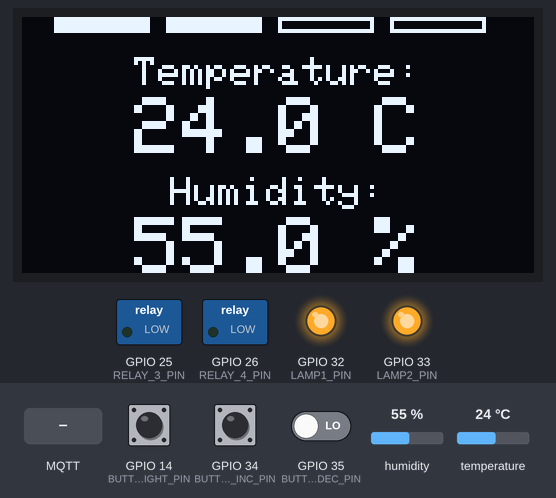
Recording of a program running on a simulated ESP32. On the bench: 128×64 one-colour display, switched loads named in the program (green lamp = pin HIGH), output pins drawn as LEDs (lit = HIGH). The test bench sets the inputs (shaded band); at power-on: GPIO 14 (BUTTON_LIGHT_PIN) LOW, GPIO 34 (BUTTON_INC_PIN) LOW, humidity 55 %, GPIO 35 (BUTTON_DEC_PIN) LOW, temperature 24 °C. WiFi joins after 1.5 s; servers stay silent unless stated; EEPROM starts erased; no MQTT or app messages arrive unless stated; not simulated (calls return 0 or success): secrets.h; names the files do not define were given values by the test bench: MQTT_PORT = 1883.

Above: at 3.8 s.
3.9 s: GPIO 14 (BUTTON_LIGHT_PIN) pulled HIGH for 0.15 s
At 5.0 s:
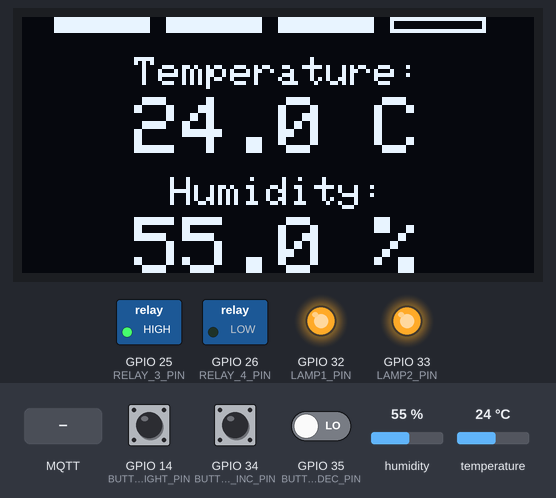
5.5 s: MQTT message "0" arrives on the first subscribed topic
At 6.2 s:
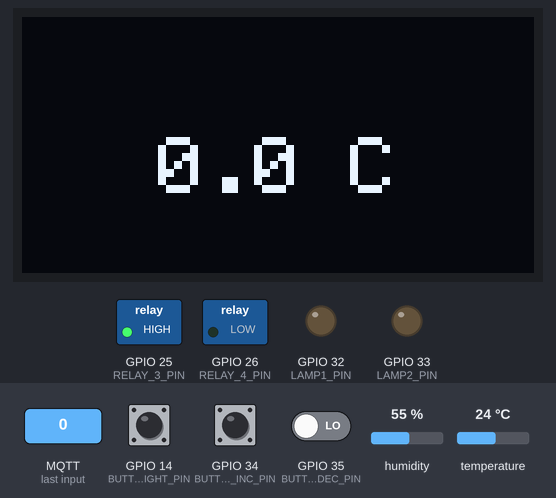
9.0 s: GPIO 14 (BUTTON_LIGHT_PIN) pulled HIGH for 1 s
At 10.1 s:
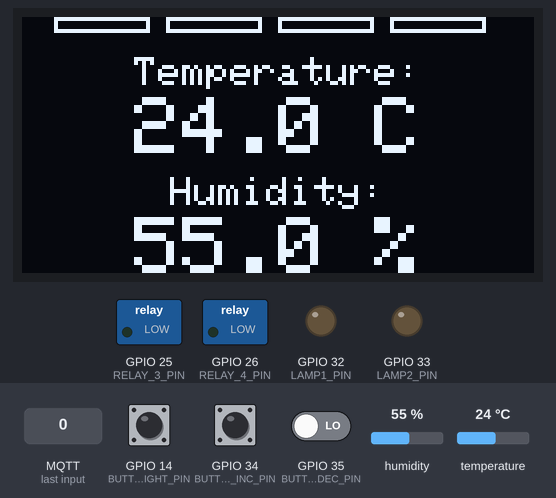
11.5 s: GPIO 34 (BUTTON_INC_PIN) pulled HIGH for 1 s
At 12.7 s:
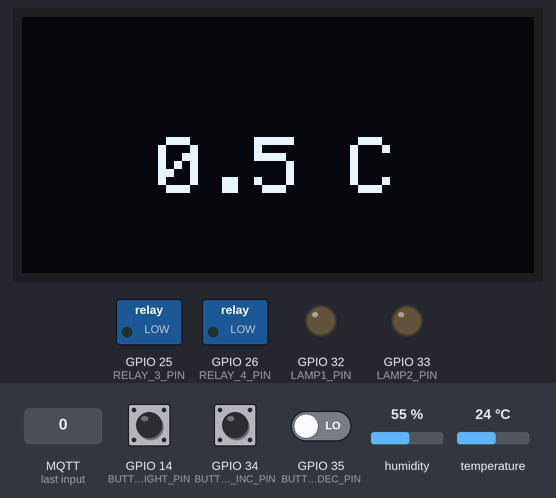
14.0 s: MQTT message "90" arrives on the first subscribed topic
At 15.1 s:
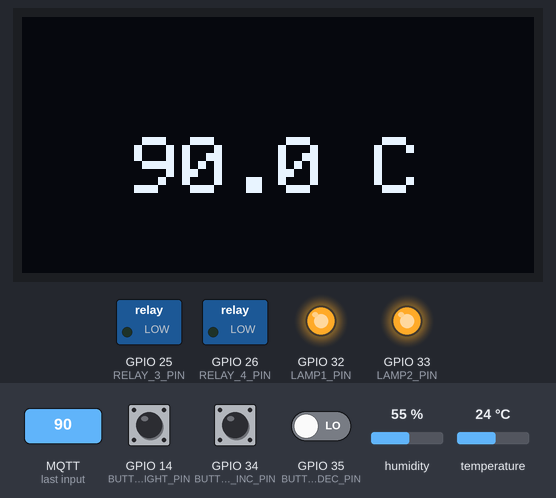
17.5 s: humidity set to 22 %
At 19.5 s:
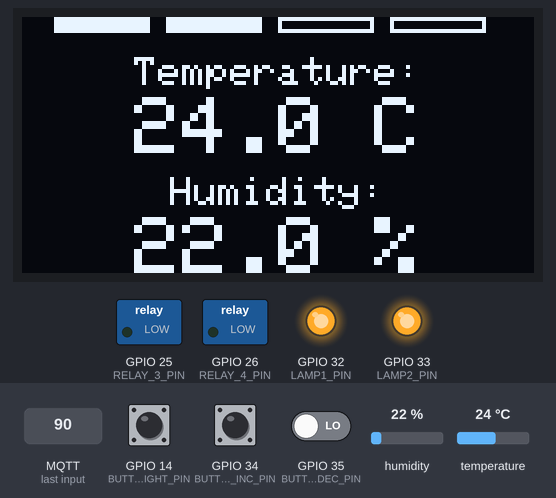
Timing chart, 0 to 21.0 s (numbered marks = the images above; inputs shaded):
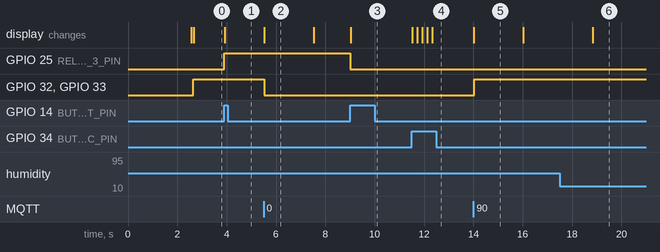

The program:

main.cpp
```cpp
#include <Arduino.h>
#include <Wire.h>
#include <esp_ota_ops.h> // For rollback functionality

#include "DisplayManager.h"
#include "InputManager.h"
#include "Lamp.h"
#include "NetworkManager.h"
#include "BrooderLog.h"
#include "OtaManager.h"
#include "MqttManager.h"
#include "PushButton.h"
#include "State.h"
#include "StateControlledLamp.h"
#include "PresistanceManager.h"
#include "Sensor.h"
#include "Thermostat.h"
#include "WiFi.h"
#include "secrets.h"
#include "version.h"


// Define the pins and thresholds
#define DHTPIN 27
#define DHTTYPE DHT11
#define LAMP1_PIN 32
#define LAMP2_PIN 33
#define RELAY_3_PIN 25
#define RELAY_4_PIN 26

// Button pins
#define BUTTON_INC_PIN 34
#define BUTTON_DEC_PIN 35

#define BUTTON_LIGHT_PIN 14

// OLED display dimensions
#define SCREEN_WIDTH 128
#define SCREEN_HEIGHT 64
#define OLED_RESET -1
#define SCREEN_ADDRESS 0x3C

extern "C" bool verifyRollbackLater() {
    // Return true to delay rollback verification until esp_ota_mark_app_valid_cancel_rollback() is called
    return true;
}

// Create shared state for the target temperature
State<float> targetTemperature(26.0);

// Create shared state for temperature and humidity
State<float> temperature(25.0f);
State<float> humidity(60.0f);

// Create a State<bool> for the lamp
State<bool> lightState(false);

State<bool> heatingLamp1State(false);
State<bool> heatingLamp2State(false);
State<bool> relay4State(false);

// Create an array of relay states
State<bool> *relayStates[] = {&heatingLamp1State, &heatingLamp2State, &lightState, &relay4State};


// Create Sensor and Lamp objects
Sensor sensor(DHTPIN, DHTTYPE, &temperature, &humidity);
StateControlledLamp heatingLamp1(LAMP1_PIN, &heatingLamp1State);
StateControlledLamp heatingLamp2(LAMP2_PIN, &heatingLamp2State);
StateControlledLamp light(RELAY_3_PIN, &lightState);
PushButton lightButton(BUTTON_LIGHT_PIN, &lightState);


// Create the thermostat, display manager, and input manager objects
Thermostat thermostat(&temperature, heatingLamp1, heatingLamp2, &targetTemperature);
DisplayManager displayManager(SCREEN_WIDTH, SCREEN_HEIGHT, &Wire, OLED_RESET, SCREEN_ADDRESS, &temperature, &humidity, &targetTemperature, relayStates, 4);
InputManager inputManager(BUTTON_INC_PIN, BUTTON_DEC_PIN, &targetTemperature);

NetworkManager networkManager(WIFI_SSID, WIFI_PASSWORD);
OtaManager otaManager;
MqttManager mqttManager(MQTT_SERVER, MQTT_PORT, MQTT_USER, MQTT_PASSWORD, &lightState, &targetTemperature, &temperature, &humidity);

PresistanceManager persistenceManager("ChickenBrooder");

bool running_in_ap_mode = false;

bool healthCheck() {

  return true;
}

void rollbackToPreviousImage() {
  BROODER_LOG_E("Rolling back to the previous firmware image...");

  const esp_partition_t* runningPartition = esp_ota_get_running_partition();

  if (esp_ota_mark_app_invalid_rollback_and_reboot() == ESP_OK) {
    BROODER_LOG_E("Rollback successful. Rebooting...");
    delay(1000);
    ESP.restart();
  } else {
    BROODER_LOG_E("Rollback failed. Staying on the current firmware.");
  }
}

void setup() {
  Serial.begin(115200);

  // Initialize the network manager
  networkManager.begin(WIFI_STA);

  int n_retries = 1;
  while (!networkManager.isStarted() && n_retries < 3){
    delay(5000);
    networkManager.begin();
    n_retries++;
  }

  if (!networkManager.isStarted()){
    running_in_ap_mode = true;
    if (!networkManager.begin(WIFI_AP)){
      BROODER_LOG_E("Failed to start network!");
      rollbackToPreviousImage();
    }
  }

  delay(1000);

  BrooderLog::begin(6666);
  //BrooderLog::setUdpTarget(IPAddress(192, 168, 1, 60));
  BrooderLog::setUdpBroadcast();

  BROODER_LOG_I("========================================");

  if (!running_in_ap_mode) {
    BROODER_LOG_I("Starting Chicken Brooder by Maia...");
  } else {
    BROODER_LOG_I("Starting Chicken Brooder by Maia in AP Mode...");
  }

  BROODER_LOG_I("Build Version: %d", BUILD_VERSION);
  BROODER_LOG_I("Build Date: %s", BUILD_DATE);
  BROODER_LOG_I("Build Time: %s", BUILD_TIME);
  BROODER_LOG_I("========================================");

  BROODER_LOG_D("IP address: %s", WiFi.localIP().toString().c_str());

  otaManager.begin();

  persistenceManager.begin();

  if (!running_in_ap_mode) {
    mqttManager.begin();
    BROODER_LOG_D("MQTT Manager Initialized");
  }

  // Initialize the sensor
  sensor.begin();
  BROODER_LOG_D("Sensor Initialized");

  // Initialize the lamps
  heatingLamp1.begin();
  heatingLamp2.begin();
  BROODER_LOG_D("Heating lamps Initialized");

  lightButton.begin();
  light.begin();
  BROODER_LOG_D("Light Initialized");

  // Initialize the thermostat
  thermostat.begin();
  BROODER_LOG_D("Thermostat Initialized");

  // Initialize the OLED display
  if (!displayManager.begin()) {
    BROODER_LOG_E("Display initialisation failed");
  }

  // Initialize input manager
  inputManager.begin();

  pinMode(RELAY_3_PIN, OUTPUT); // Set lamp pin as output
  digitalWrite(RELAY_3_PIN, LOW); // Ensure lamp is off at startup
  pinMode(RELAY_4_PIN, OUTPUT); // Set relay pin as output
  digitalWrite(RELAY_4_PIN, LOW); // Ensure relay is off at startup

  persistenceManager.manageState(&targetTemperature, "target");
  persistenceManager.manageState(&lightState, "light_state");

  targetTemperature.addListener([](float newValue) {
    BROODER_LOG_D("Target temperature updated: %.2f", newValue);
  });

  // Perform health check and validate flash image
  if (!healthCheck()) {
    BROODER_LOG_E("Health check failed. Rolling back to the previous image...");
    rollbackToPreviousImage();
  } else {
    esp_ota_mark_app_valid_cancel_rollback();
    BROODER_LOG_D("Health check passed. Flash image is valid.");
  }

}

void loop() {

  if (networkManager.isStarted()) {
    networkManager.run();
  } else {
    networkManager.begin();
  }

  if (otaManager.isStarted()){
    otaManager.run();
  } else {
    otaManager.begin();
  }

  BrooderLog::loop();

  if (!running_in_ap_mode){
    if (mqttManager.isStarted()) {
      mqttManager.loop();
    } else {
      mqttManager.begin();
    }
  }

  // Update the sensor readings
  sensor.update();


  // Update the thermostat (handles temperature reading and lamp control)
  thermostat.update();

  // Update the input manager (handles button presses)
  inputManager.update();

  lightButton.update();

  // Update the display manager
  displayManager.updateDisplay();

}
```

version.h
```cpp
#ifndef VERSION_H
#define VERSION_H

#define BUILD_VERSION 374
#define BUILD_DATE __DATE__
#define BUILD_TIME __TIME__

#endif // VERSION_H
```

BrooderLog.cpp
```cpp
#include "BrooderLog.h"
#include <esp_log.h>

// Static member initialization
WiFiUDP BrooderLog::udp;
IPAddress BrooderLog::targetIP;
uint16_t BrooderLog::udpPort = 6666;
bool BrooderLog::udpEnabled = false;
char BrooderLog::buffer[BUFFER_SIZE];
size_t BrooderLog::bufferPos = 0;
unsigned long BrooderLog::lastFlush = 0;

void BrooderLog::begin(uint16_t port) {
  udpPort = port;

  esp_log_level_set("*", BROODER_LOG_LEVEL);

  // Redirect ESP32 logging to our custom function
  esp_log_set_vprintf(vprintf_redirect);

  BROODER_LOG_D("Initialized (Serial + UDP when WiFi connects)");
}

void BrooderLog::setUdpBroadcast() {
  if (WiFi.status() != WL_CONNECTED) {
    BROODER_LOG_D("WiFi not connected - UDP will start when connected");
    return;
  }

  // Set broadcast address
  targetIP = WiFi.localIP();
  targetIP[3] = 255;

  // Start UDP
  udp.begin(udpPort);
  udpEnabled = true;

  BROODER_LOG_I("UDP broadcast enabled -> %s:%d\n",
                targetIP.toString().c_str(), udpPort);
}

void BrooderLog::setUdpTarget(IPAddress ip) {
  if (WiFi.status() != WL_CONNECTED) {
    BROODER_LOG_I("WiFi not connected - UDP will start when connected");
    targetIP = ip;
    return;
  }

  targetIP = ip;

  // Start UDP
  udp.begin(udpPort);
  udpEnabled = true;

  BROODER_LOG_D("UDP target set -> %s:%d\n",
                targetIP.toString().c_str(), udpPort);
}

void BrooderLog::enableUdp(bool enable) {
  if (enable && !udpEnabled && WiFi.status() == WL_CONNECTED) {
    udp.begin(udpPort);
    udpEnabled = true;
    BROODER_LOG_D("UDP enabled");
  } else if (!enable && udpEnabled) {
    flushBuffer();
    udp.stop();
    udpEnabled = false;
    BROODER_LOG_D("UDP disabled");
  }
}

void BrooderLog::loop() {
  static unsigned long lastDebug = 0;
  static int loopCount = 0;

  loopCount++;

  // Auto-enable UDP when WiFi connects
  if (!udpEnabled && WiFi.status() == WL_CONNECTED && targetIP[0] != 0) {
    udp.begin(udpPort);
    udpEnabled = true;
    BROODER_LOG_D("UDP auto-enabled (WiFi connected)");
  }

  // Auto-disable UDP when WiFi disconnects
  if (udpEnabled && WiFi.status() != WL_CONNECTED) {
    udpEnabled = false;
    bufferPos = 0;
    BROODER_LOG_D("UDP auto-disabled (WiFi disconnected)");
  }

  // Periodic flush
  if (udpEnabled && bufferPos > 0 && (millis() - lastFlush) >= FLUSH_INTERVAL) {
    flushBuffer();
  }
}

int BrooderLog::vprintf_redirect(const char *format, va_list args) {
  static char lineBuffer[256];
  static unsigned long msgCount = 0;

  msgCount++;

  // Format the message
  int len = vsnprintf(lineBuffer, sizeof(lineBuffer), format, args);

  // Always send to Serial
  Serial.write((uint8_t*)lineBuffer, len);


  // Send to UDP if enabled
  if (udpEnabled && WiFi.status() == WL_CONNECTED) {
    addToBuffer(lineBuffer, len);
  }

  return len;
}

void BrooderLog::addToBuffer(const char* data, size_t len) {

  // If message is too large for buffer, flush and send immediately
  if (len >= BUFFER_SIZE) {
    flushBuffer();
    udp.beginPacket(targetIP, udpPort);
    udp.write((const uint8_t*)data, len);
    return;
  }

  // If adding would overflow, flush first
  if (bufferPos + len >= BUFFER_SIZE) {
    flushBuffer();
  }

  // Add to buffer
  memcpy(buffer + bufferPos, data, len);
  bufferPos += len;


  // Auto-flush if buffer is getting full (75%)
  if (bufferPos >= (BUFFER_SIZE * 3 / 4)) {
    flushBuffer();
  }
}

void BrooderLog::flushBuffer() {
  if (!udpEnabled || bufferPos == 0) {
    return;
  }

  if (WiFi.status() == WL_CONNECTED) {
    int result = udp.beginPacket(targetIP, udpPort);
    if (!result) {
      BROODER_LOG_E("beginPacket failed!");
    } else {
      size_t written = udp.write((const uint8_t*)buffer, bufferPos);

      result = udp.endPacket();
      if (!result) {
        BROODER_LOG_E("endPacket failed!");
      }
    }
  }

  bufferPos = 0;
  lastFlush = millis();
}
```

BrooderLog.h
```cpp
#ifndef BROODER_LOG_H
#define BROODER_LOG_H

#include <Arduino.h>
#include <WiFi.h>
#include <WiFiUdp.h>

#define BROODER_LOG_LEVEL_NONE    ESP_LOG_NONE
#define BROODER_LOG_LEVEL_ERROR   ESP_LOG_ERROR
#define BROODER_LOG_LEVEL_WARN    ESP_LOG_WARN
#define BROODER_LOG_LEVEL_INFO    ESP_LOG_INFO
#define BROODER_LOG_LEVEL_DEBUG   ESP_LOG_DEBUG
#define BROODER_LOG_LEVEL_VERBOSE ESP_LOG_VERBOSE


#ifndef BROODER_LOG_LEVEL
#define BROODER_LOG_LEVEL BROODER_LOG_LEVEL_INFO
#endif

#define BROODER_LOG_E log_e
#define BROODER_LOG_W log_w
#define BROODER_LOG_I log_i
#define BROODER_LOG_D log_d
#define BROODER_LOG_V log_v

class BrooderLog {
public:
  static void begin(uint16_t udpPort = 6666);
  static void enableUdp(bool enable);
  static void setUdpBroadcast();
  static void setUdpTarget(IPAddress ip);
  static void loop();

  // Internal vprintf function (called by ESP32 logging system)
  static int vprintf_redirect(const char *format, va_list args);

private:
  static WiFiUDP udp;
  static IPAddress targetIP;
  static uint16_t udpPort;
  static bool udpEnabled;

  // Buffering for reliability
  static const size_t BUFFER_SIZE = 1024;
  static char buffer[BUFFER_SIZE];
  static size_t bufferPos;
  static unsigned long lastFlush;
  static const unsigned long FLUSH_INTERVAL = 100; // ms

  static void flushBuffer();
  static void addToBuffer(const char* data, size_t len);
};

#endif // BROODER_LOG_H
```

DisplayManager.cpp
```cpp
#include "DisplayManager.h"
#include "BrooderLog.h"
#include <Adafruit_GFX.h>
#include <Adafruit_SSD1306.h>

DisplayManager::DisplayManager(uint8_t screenWidth, uint8_t screenHeight, TwoWire *wire, int8_t resetPin, uint8_t i2cAddress,
                               State<float> *temperature, State<float> *humidity, State<float> *targetTemperature, State<bool> *relayStates[], uint8_t relayCount)
    : display(screenWidth, screenHeight, wire, resetPin), screenWidth(screenWidth), screenHeight(screenHeight),
      temperature(temperature), humidity(humidity), targetTemperature(targetTemperature), relayStates(relayStates), relayCount(relayCount) {

  // Register listeners for temperature, humidity, and target temperature
  temperature->addListener([this](float newValue) {
    updateRequired = true;
  });

  humidity->addListener([this](float newValue) {
    updateRequired = true;
  });

  targetTemperature->addListener([this](float newValue) {
    showTargetTemperature(newValue);
  });

  // Register listeners for relay states
  for (uint8_t i = 0; i < relayCount; i++) {
    relayStates[i]->addListener([this](bool newValue) {
      updateRequired = true;
    });
  }
}

bool DisplayManager::begin() {

  BROODER_LOG_D("Initializing OLED display...");

  if (!display.begin(SSD1306_SWITCHCAPVCC, 0x3C)) {
    BROODER_LOG_E("OLED display initialization failed!");
    return false; // Initialization failed
  }

  display.clearDisplay();
  display.display();

  BROODER_LOG_D("OLED display initialized successfully.");
  return true;
}

void DisplayManager::updateDisplay() {
  // Check if a temporary message is being displayed
  if (showingTemporaryMessage) {
    unsigned long currentTime = millis();
    if (currentTime - temporaryMessageStartTime < temporaryMessageDuration) {
      return;
    } else {
      // Temporary message duration has elapsed, return to normal display
      showingTemporaryMessage = false;
      updateRequired = true; // Set update required to refresh the display
    }
  }

  // Only update the display if an update is required
  if (updateRequired) {
    display.clearDisplay();
    display.setTextColor(SSD1306_WHITE);

    // Display "Temperature" label
    centerText("Temperature:", 1, 10);

    // Display temperature value in large font
    String tempStr = String(temperature->getValue(), 1) + " C";
    centerText(tempStr.c_str(), 2, 20);

    // Display "Humidity" label
    centerText("Humidity:", 1, 40);

    // Display humidity value in large font
    String humStr = String(humidity->getValue(), 1) + " %";
    centerText(humStr.c_str(), 2, 50);

    drawStatusBar();

    display.display();

    // Reset the flag
    updateRequired = false;
  }
}

void DisplayManager::showTargetTemperature(float targetTemperature, unsigned long duration) {
  BROODER_LOG_D("Displaying target temperature: %.2f", targetTemperature);

  temporaryMessageDuration = duration;
  temporaryMessageStartTime = millis();
  showingTemporaryMessage = true;

  display.clearDisplay();

  // Format the target temperature as a string
  String tempStr = String(targetTemperature, 1) + " C";
  centerText(tempStr.c_str(), 2, 30);

  display.display();
}

void DisplayManager::centerText(const char *text, uint8_t textSize, int16_t y) {
  int16_t x1, y1;
  uint16_t w, h;

  display.setTextSize(textSize);
  display.getTextBounds(text, 0, 0, &x1, &y1, &w, &h);
  int16_t x = (screenWidth - w) / 2; // Center horizontally
  display.setCursor(x, y);
  display.println(text);
}

void DisplayManager::drawStatusBar() {
  int padding = 8; // Padding around the status bar
  int spacing = 4;  // Spacing between icons
  int iconWidth = ((screenWidth - padding * 2) / relayCount) - spacing; // Size of each icon
  int iconHeight = 4;

  int x = padding;      // Initial x position
  int y = 0;            // Y position for the status bar

  for (uint8_t i = 0; i < relayCount; i++) {
    if (relayStates[i]->getValue()) {
      display.fillRect(x, y, iconWidth, iconHeight, SSD1306_WHITE); // Filled rectangle for ON
    } else {
      display.drawRect(x, y, iconWidth, iconHeight, SSD1306_WHITE); // Outline rectangle for OFF
    }
    x += iconWidth + spacing;
  }
}
```

DisplayManager.h
```cpp
#ifndef DISPLAY_MANAGER_H
#define DISPLAY_MANAGER_H

#include <Adafruit_SSD1306.h>
#include <Arduino.h>
#include "State.h"

class DisplayManager {
public:
  DisplayManager(uint8_t screenWidth, uint8_t screenHeight, TwoWire *wire, int8_t resetPin, uint8_t i2cAddress,
                 State<float> *temperature, State<float> *humidity, State<float> *targetTemperature, State<bool> *relayStates[], uint8_t relayCount);
  bool begin();
  void updateDisplay();
  void showTargetTemperature(float targetTemperature, unsigned long duration = 2000);
  void setUpdateRequired() { updateRequired = true; }

private:
  Adafruit_SSD1306 display;
  uint8_t screenWidth;
  uint8_t screenHeight;
  State<float> *temperature;
  State<float> *humidity;
  State<float> *targetTemperature;
  State<bool> **relayStates; // Array of relay states
  uint8_t relayCount;        // Number of relays

  // Flag to track if an update is required
  bool updateRequired = false;

  // Temporary message state
  bool showingTemporaryMessage = false;
  unsigned long temporaryMessageStartTime = 0;
  unsigned long temporaryMessageDuration = 0;

  void centerText(const char *text, uint8_t textSize, int16_t y);
  void drawStatusBar();
};

#endif
```

InputManager.cpp
```cpp
#include "InputManager.h"
#include "BrooderLog.h" // Include the debug macro

InputManager::InputManager(uint8_t increasePin, uint8_t decreasePin, State<float>* targetTemperature, unsigned long debounceDelay)
    : increasePin(increasePin), decreasePin(decreasePin), targetTemperature(targetTemperature), debounceDelay(debounceDelay), lastPressTime(0) {}

void InputManager::begin() {
  pinMode(increasePin, INPUT);
  pinMode(decreasePin, INPUT);
  BROODER_LOG_D("InputManager initialized");
}

void InputManager::update() {
  unsigned long currentTime = millis();

  if (isButtonPressed(increasePin) && (currentTime - lastPressTime > debounceDelay)) {
    targetTemperature->increase(0.1);
    lastPressTime = currentTime;
    BROODER_LOG_D("Value increased: %.2f", targetTemperature->getValue());
  }

  if (isButtonPressed(decreasePin) && (currentTime - lastPressTime > debounceDelay)) {
    targetTemperature->decrease(0.1);
    lastPressTime = currentTime;
    BROODER_LOG_D("Value decreased: %.2f", targetTemperature->getValue());
  }
}

bool InputManager::isButtonPressed(uint8_t pin) {

  return digitalRead(pin) == HIGH; // Button press is HIGH

}
```

Source omitted: InputManager.h (498 bytes), Lamp.cpp (589 bytes), Lamp.h (361 bytes), MqttManager.cpp (4341 bytes), MqttManager.h (1533 bytes), NetworkManager.cpp (2286 bytes), NetworkManager.h (779 bytes), OtaManager.cpp (1253 bytes), OtaManager.h (197 bytes), PersistenceManager.cpp (2964 bytes), PresistanceManager.h (461 bytes), PushButton.cpp (543 bytes) and 8 more

Measured:
- after the input at 3.9 s, GPIO 25 (RELAY_3_PIN): LOW → HIGH at once; the display: changes at once (image 1)
- after the input at 5.5 s, GPIO 32 (LAMP1_PIN), GPIO 33 (LAMP2_PIN): HIGH → LOW at once; the display: changes at once (image 2)
- after the input at 9.0 s, GPIO 25 (RELAY_3_PIN): HIGH → LOW at once; the display: changes at once (image 3)
- after the input at 11.5 s, the display: first changes at once (image 4 shows a later state)
- after the input at 14.0 s, GPIO 32 (LAMP1_PIN), GPIO 33 (LAMP2_PIN): LOW → HIGH at once; the display: changes at once (image 5)
- after the input at 17.5 s, the display: changes after 1.4 s (image 6)
- what the display in image 2 shows lasts 2.0 s, from 5.5 s to 7.5 s
